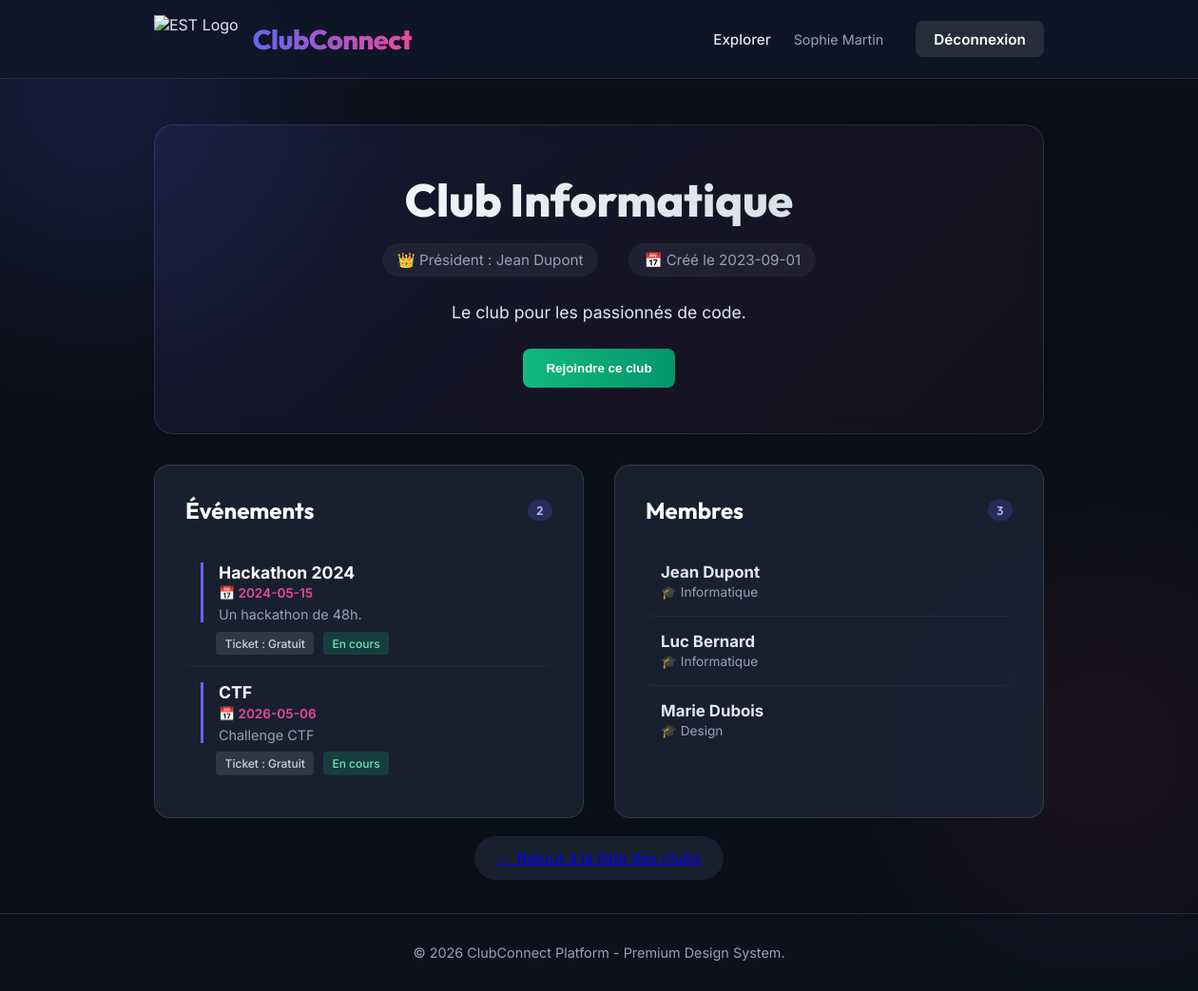
Page /club/1 (signed in) on the committed database.
### models.py (models this page shows, shortened)
class Club(db.Model):
    __tablename__ = 'club'
    id = db.Column(db.Integer, primary_key=True)
    nom = db.Column(db.String(100), nullable=False)
    description = db.Column(db.Text)
    categorie = db.Column(db.String(50))
    date_creation = db.Column(db.String(20))
    president_id = db.Column(db.Integer, db.ForeignKey('membre.id'))
    evenements = db.relationship('Evenement', backref='club', cascade="all, delete-orphan", lazy=True)

class Membre(db.Model):
    __tablename__ = 'membre'
    id = db.Column(db.Integer, primary_key=True)
    type_membre = db.Column(db.String(50))
    nom = db.Column(db.String(100), nullable=False)
    prenom = db.Column(db.String(100), nullable=False)
    email = db.Column(db.String(120), unique=True, nullable=False)
    password = db.Column(db.String(100), nullable=False)
    filiere = db.Column(db.String(100))
    telephone = db.Column(db.String(20))
    clubs_rejoints = db.relationship('Club', secondary=club_membres, backref=db.backref('membres', lazy=True))
    evenements_inscrits = db.relationship('Evenement', secondary=event_membres, backref=db.backref('membres_inscrits', lazy=True))
    __mapper_args__ = {
        'polymorphic_identity': 'membre',
        'polymorphic_on': type_membre
    }

class Evenement(db.Model):
    __tablename__ = 'evenement'
    id = db.Column(db.Integer, primary_key=True)
    titre = db.Column(db.String(100), nullable=False)
    date = db.Column(db.String(20))
    description = db.Column(db.Text)
    adhesion = db.Column(db.String(20))  # Gratuit / Payant
    termine = db.Column(db.Boolean, default=False)
    club_id = db.Column(db.Integer, db.ForeignKey('club.id'))
    def statut(self):
        return "Terminé" if self.termine else "En cours"

### app.py (the view)
@app.route('/club/<int:club_id>')
def voir_club(club_id):
    club = db.session.get(Club, club_id)
    if not club:
        return "Club non trouvé", 404
    return render_template('club.html', club=club)

### templates/club.html (shortened to what this page needs)
{% extends 'base.html' %}
{% block content %}
<div class="club-header animate-in">
    <h2 class="club-name">{{ club.nom }}</h2>
    <div class="club-meta">
        <span>👑 Président : {{ club.president.prenom }} {{ club.president.nom }}</span>
        <span>📅 Créé le {{ club.date_creation }}</span>
    </div>
    <p class="club-desc">{{ club.description }}</p>
    {% if session.get('user_id') and session.get('user_id') != club.president.id %}
        {% set is_member = namespace(value=false) %}
        {% for m in club.membres %}
            {% if m.id == session.get('user_id') %}
                {% set is_member.value = true %}
            {% endif %}
        {% endfor %}
        <div style="margin-top: 1.5rem;">
        {% if is_member.value %}
            <span class="btn-outline" style="border-color: #10b981; color: #10b981; cursor: default; background: rgba(16, 185, 129, 0.1);">✓ Vous êtes membre</span>
        {% else %}
            <form action="/club/{{ club.id }}/join" method="POST" style="display:inline;">
                <button type="submit" class="btn-success">Rejoindre ce club</button>
            </form>
        {% endif %}
        </div>
    {% endif %}
</div>
<div class="dashboard-grid animate-in" style="animation-delay: 0.2s;">
    <div class="section-card">
        <h3 class="section-title">
            Événements
            <span class="badge">{{ club.evenements|length }}</span>
        </h3>
        <ul class="list-group">
            {% for event in club.evenements %}
                <li class="list-item" style="display: block;">
                    <div class="event-info">
                        <strong>{{ event.titre }}</strong>
                        <span class="event-date">📅 {{ event.date }}</span>
                        <p class="event-desc">{{ event.description }}</p>
                    </div>
                    <div style="margin-top: 10px; padding-left: 1rem;">
                        <span class="event-type">Ticket : {{ event.adhesion }}</span>
                        <span class="event-type" style="margin-left: 5px; background: {% if event.statut() == 'Terminé' %}rgba(239, 68, 68, 0.2){% else %}rgba(16, 185, 129, 0.2){% endif %}; color: {% if event.statut() == 'Terminé' %}#fca5a5{% else %}#6ee7b7{% endif %};">{{ event.statut() }}</span>
                    </div>
                </li>
            {% else %}
                <li class="list-item" style="color: var(--text-muted); justify-content: center; padding: 2rem;">Aucun événement prévu.</li>
            {% endfor %}
        </ul>
    </div>
    <div class="section-card">
        <h3 class="section-title">
            Membres
            <span class="badge">{{ club.membres|length }}</span>
        </h3>
        <ul class="list-group">
            {% for membre in club.membres %}
                <li class="list-item">
                    <div class="member-info">
                        <strong>{{ membre.prenom }} {{ membre.nom }}</strong>
                        <span>🎓 {{ membre.filiere }}</span>
                    </div>
                </li>
            {% else %}
                <li class="list-item" style="color: var(--text-muted); justify-content: center; padding: 2rem;">Aucun membre.</li>
            {% endfor %}
        </ul>
    </div>
</div>
<div class="animate-in" style="margin-top: 2rem; text-align: center; animation-delay: 0.4s;">
    <a href="/" class="btn-outline" style="background: var(--card-bg); backdrop-filter: blur(10px); border-radius: 30px; padding: 0.8rem 1.5rem;">&larr; Retour à la liste des clubs</a>
</div>
{% endblock %}

### templates/base.html (style rules this page uses)
:root { --bg-color: #0b0f19; --text-main: #e2e8f0; --text-muted: #94a3b8; --primary: #6366f1; --primary-hover: #4f46e5; --accent: #ec4899; --card-bg: rgba(30, 41, 59, 0.7); --card-border: rgba(255, 255, 255, 0.1); }
* { box-sizing: border-box; margin: 0; padding: 0; }
body { font-family: 'Inter', sans-serif; background-color: var(--bg-color); color: var(--text-main); min-height: 100vh; position: relative; overflow-x: hidden; display: flex; flex-direction: column; }
.animate-in { animation: fadeUp 0.6s ease-out forwards; opacity: 0; transform: translateY(20px); }

### templates/club.html (style rules this page uses)
.club-header { background: linear-gradient(135deg, rgba(99, 102, 241, 0.1), rgba(236, 72, 153, 0.05)); border: 1px solid var(--card-border); border-radius: 20px; padding: 3rem; margin-bottom: 2rem; backdrop-filter: blur(10px); text-align: center; position: relative; overflow: hidden; }
.club-name { font-family: 'Outfit', sans-serif; font-size: 3rem; font-weight: 800; margin-bottom: 1rem; background: linear-gradient(to right, #fff, #cbd5e1); -webkit-background-clip: text; -webkit-text-fill-color: transparent; }
.club-meta { display: flex; justify-content: center; gap: 2rem; color: var(--text-muted); font-size: 0.95rem; margin-bottom: 1.5rem; }
.club-meta span { display: flex; align-items: center; gap: 0.5rem; background: rgba(255,255,255,0.05); padding: 0.5rem 1rem; border-radius: 30px; }
.club-desc { max-width: 600px; margin: 0 auto; font-size: 1.1rem; line-height: 1.6; }
.dashboard-grid { display: grid; grid-template-columns: 1fr 1fr; gap: 2rem; }
.section-card { background: var(--card-bg); border: 1px solid var(--card-border); border-radius: 16px; padding: 2rem; backdrop-filter: blur(10px); }
.section-title { font-family: 'Outfit', sans-serif; font-size: 1.5rem; color: #fff; margin-bottom: 1.5rem; display: flex; align-items: center; justify-content: space-between; }
.badge { background: rgba(99, 102, 241, 0.2); color: #a5b4fc; padding: 0.2rem 0.6rem; border-radius: 20px; font-size: 0.8rem; font-weight: 600; }
.list-group { list-style: none; }
.list-item { padding: 1rem; border-bottom: 1px solid rgba(255,255,255,0.05); display: flex; justify-content: space-between; align-items: center; transition: background 0.2s ease; border-radius: 8px; }
.list-item:last-child { border-bottom: none; }
.member-info strong { color: #e2e8f0; display: block; font-size: 1.05rem; }
.member-info span { color: var(--text-muted); font-size: 0.85rem; }
.event-info { border-left: 3px solid var(--primary); padding-left: 1rem; }
.event-info strong { color: #fff; display: block; font-size: 1.1rem; margin-bottom: 0.2rem; }
.event-date { color: var(--accent); font-size: 0.85rem; font-weight: 600; margin-bottom: 0.4rem; display: block; }
.event-desc { color: var(--text-muted); font-size: 0.9rem; margin-bottom: 0.5rem; }
.event-type { background: rgba(255,255,255,0.1); padding: 0.3rem 0.6rem; border-radius: 4px; font-size: 0.75rem; color: #cbd5e1; font-weight: 500; }
.btn-success { background: linear-gradient(to right, #10b981, #059669); color: white; border: none; padding: 0.8rem 1.5rem; border-radius: 8px; cursor: pointer; font-weight: 600; transition: transform 0.2s; }

### rows in the picture
Club: nom "Club Informatique", date_creation "2023-09-01", description "Le club pour les passionnés de code."
Membre: president.prenom "Jean", president.nom "Dupont", prenom "Jean", nom "Dupont", filiere "Informatique"
Evenement: titre "Hackathon 2024", date "2024-05-15", description "Un hackathon de 48h.", adhesion "Gratuit", statut "En cours"
Evenement: titre "CTF", date "2026-05-06", description "Challenge CTF", adhesion "Gratuit", statut "En cours"
Membre: prenom "Luc", nom "Bernard", filiere "Informatique"
Membre: prenom "Marie", nom "Dubois", filiere "Design"

### other values in the picture
{{ session.get('user_nom') }} "Sophie Martin"
{{ club.evenements|length }} "2"
{{ club.membres|length }} "3"
